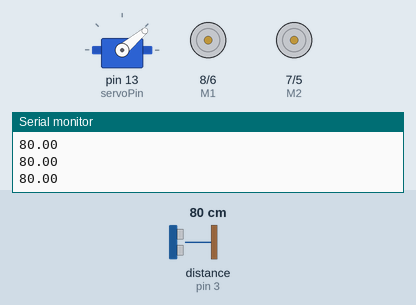
This sketch was run on a simulated Arduino Uno, built with avr-gcc and run on an emulated ATmega328P. Parts: servo, direction and speed pins drawn as motors (green arrow = direction pin HIGH = forward, orange = LOW = backward, longer = more drive), the last lines printed to the serial monitor. Wiring (inferred from the names in the program): ultrasonic range finder: trigger pin 3; echo pin 3. The inputs (shaded band) are chosen by the test bench; at power-on: distance to the obstacle (sensor on pin 3) 80 cm. The echo pulse lasts 58.3 µs per cm.

Above: at 1.2 s.
1.3 s: distance to the obstacle (sensor on pin 3) set to 2 cm
At 1.83 s:
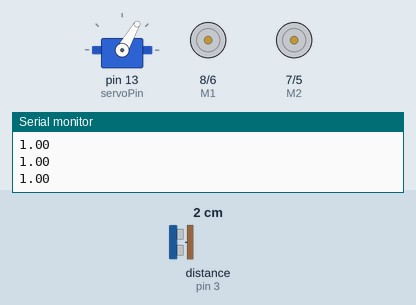
4.3 s: distance to the obstacle (sensor on pin 3) set to 120 cm
At 5.79 s:
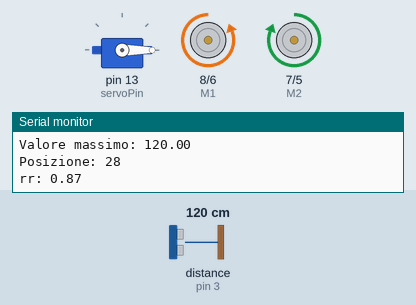
7.3 s: distance to the obstacle (sensor on pin 3) set to 4 cm
At 11.73 s:
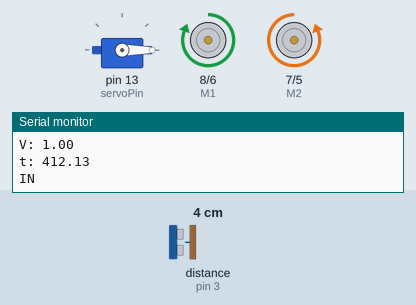
13.3 s: distance to the obstacle (sensor on pin 3) set to 250 cm
Timing chart, 0 to 17.3 s (numbered marks = the images above; inputs shaded):
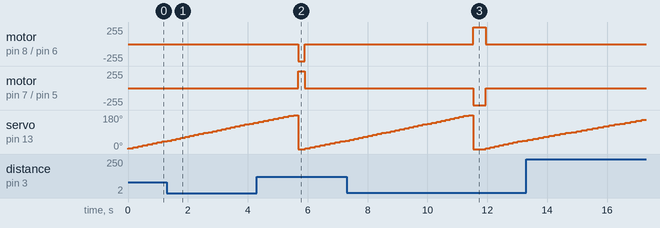

The sketch:

sweeDistance.ino
```cpp
#include <Servo.h>
// Init Servo
Servo myservo;
int E1 = 6;
int E2 = 5;
int M1 = 8;
int M2 = 7;
int Speed = 255;
double n = 87.5;
const int servoPin = 13;
const int pingPin = 3;
const int deg = 180;

int delta = 5;
int l = deg/delta;


void setup() {
  // put your setup code here, to run once:
  myservo.attach(servoPin);
  Serial.begin(9600);

  int i;
  for(i=5;i<=8;i++)
    pinMode(i, OUTPUT);
}
void aspetta()
{
  analogWrite (E1,0);
  digitalWrite(M1,HIGH);
  analogWrite (E2,0);
  digitalWrite(M2,HIGH);

}
void destra()
{
  analogWrite (E1,Speed);
  digitalWrite(M1,LOW);
  analogWrite (E2,Speed);
  digitalWrite(M2,HIGH);
}
void sinistra()
{
  Serial.println("IN");
  analogWrite (E1,Speed);
  digitalWrite(M1,HIGH);
  analogWrite (E2, Speed);
  digitalWrite(M2,LOW);
}
void loop() {
  // put your main code here, to run repeatedly:

  int a[l];
  myservo.write(0);

  for (int i=0; i<l; i++){
    a[i] = getLength();
    Serial.println(getLength());
    myservo.write((i+1) * delta);
    delay(150);
  }
  myservo.write(0);

  // Trova la distanza maggiore
  double maxValue = a[0];
  int maxPointer = 0;
  for (int j=0; j<l; j++){
    if (a[j] > maxValue){
      maxValue = a[j];
      maxPointer = j;
    }
  }

  Serial.print("Valore massimo: ");
  Serial.println(maxValue);
  Serial.print("Posizione: ");
  Serial.println(maxPointer);

  int v;
  int angolo = maxPointer * delta;
  if(angolo < 90)
  {
    v = 90 - angolo;
  }
  else
  {
     v = angolo - 90;
  }

  double rr = ((double)v/180.0)*3.14;
  Serial.print("rr: ");
  Serial.println(rr);
  double rot = rr * 3;

  if(angolo < 90)
  {
    double V = (double)Speed/255.0;
    double t = (rot * n)/V;
    Serial.print("V: ");
    Serial.println(V);
    Serial.print("t: ");
    Serial.println(t);

    sinistra();
    delay(t);
    aspetta();
  }
  else
  {
    double V = (double)Speed/255.0;
    double t = (rot * n)/V;
    destra();
    delay(t);
    aspetta();
  }

  //delay(5000);

}

double getLength(){
  long duration, inches, cm;
  pinMode(pingPin, OUTPUT);
  digitalWrite(pingPin, LOW);
  delayMicroseconds(2);
  digitalWrite(pingPin, HIGH);
  delayMicroseconds(15);
  digitalWrite(pingPin, LOW);
  delayMicroseconds(20);
  pinMode(pingPin, INPUT);

  duration = pulseIn(pingPin, HIGH);

  return microsecondsToCentimeters(duration);
}

long microsecondsToInches(long microseconds)
{
  return microseconds / 74 / 2;
}

long microsecondsToCentimeters(long microseconds)
{
  return microseconds / 29 / 2;
}
```
